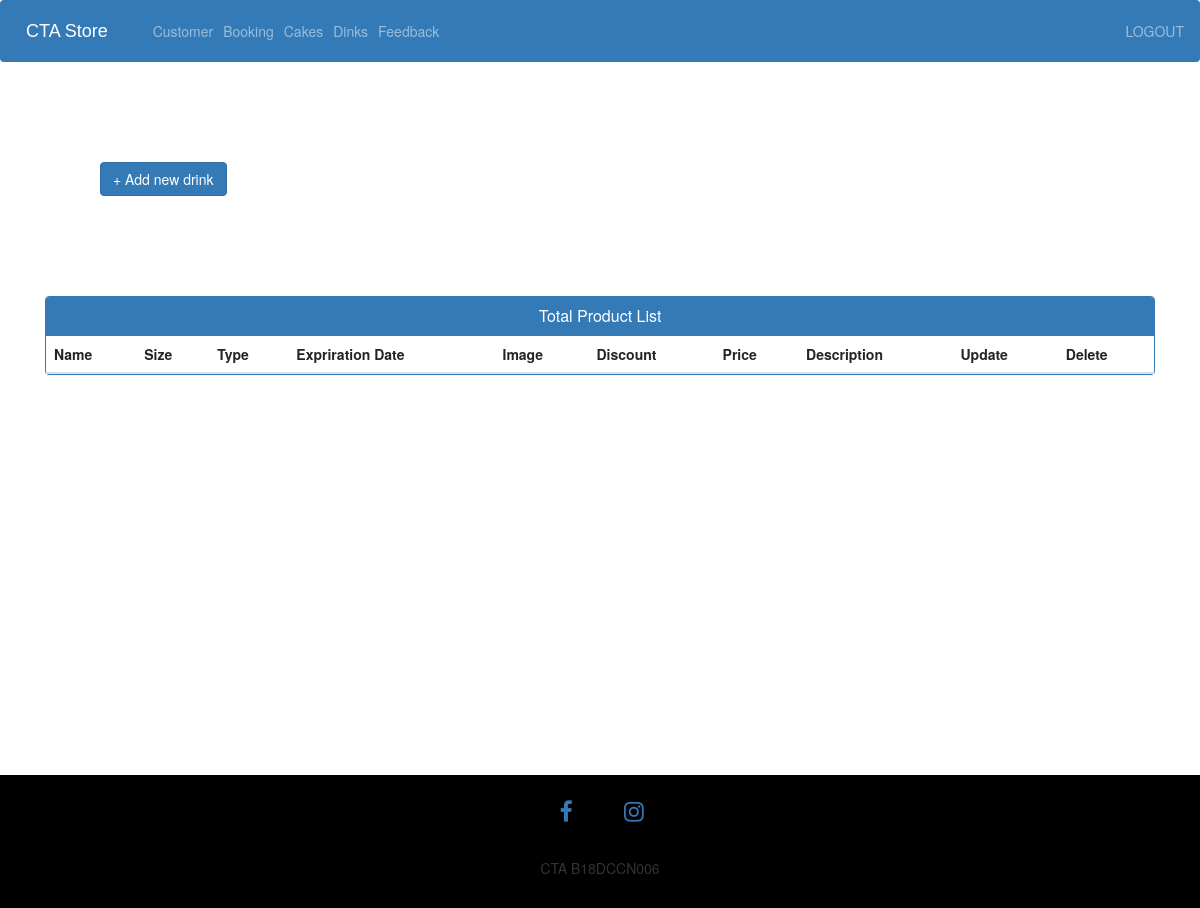
/admin-drinks (signed in), run on an earlier commit of the app's database.
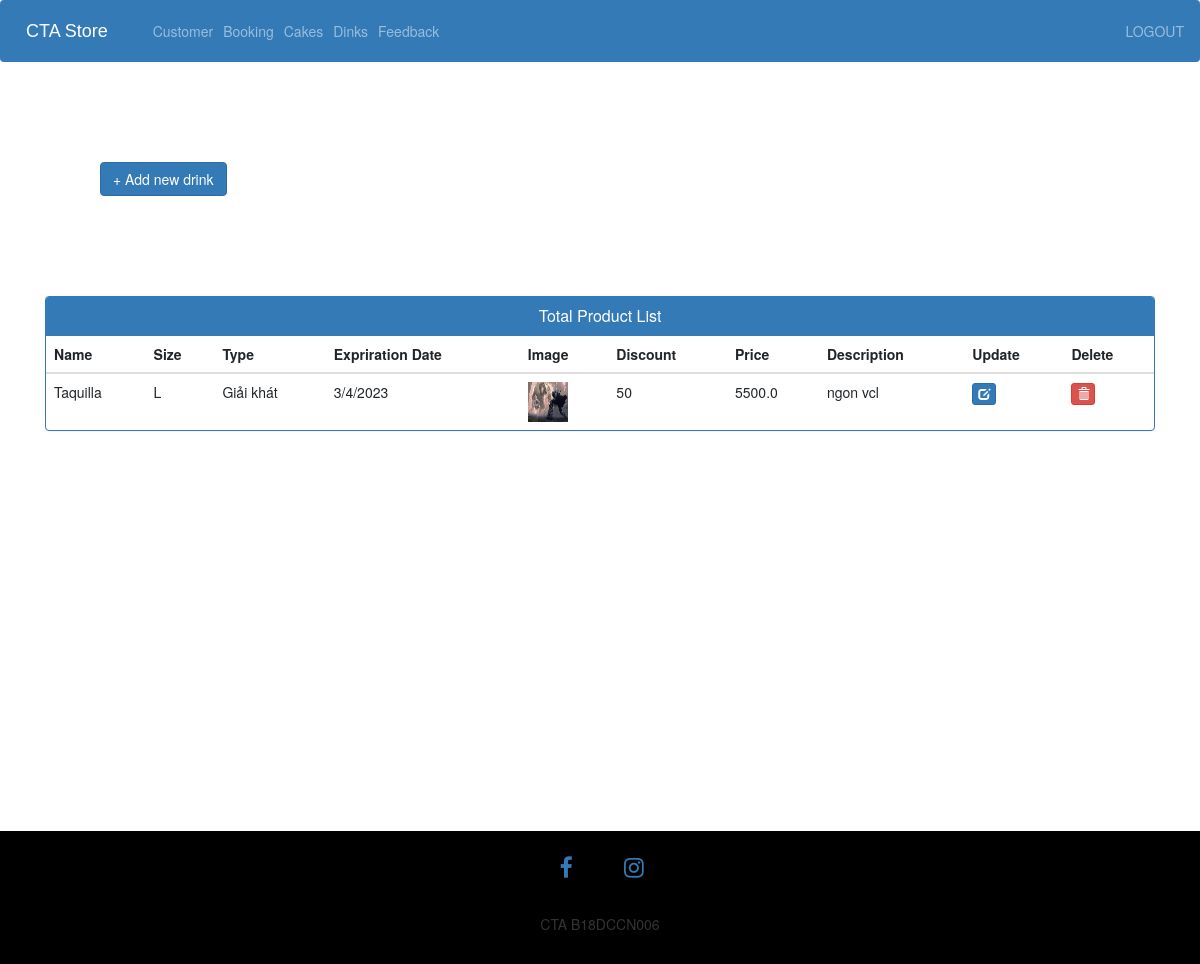
And on a later commit of the database.
### ecom/models.py (models this page shows, shortened)
class Drinkitem(models.Model):
    product_image= models.ImageField(upload_to='product_image/',null=True,blank=True)
    drink = models.ForeignKey('Drink', on_delete=models.CASCADE,null=True)
    discount=models.PositiveIntegerField()
    price=models.FloatField()
    description=models.CharField(max_length=40)

class Drink(models.Model):
    name=models.CharField(max_length=40)
    SIZE =(
        ('L','L'),
        ('M','M'),
        ('XL','XL'),
    )
    size = models.CharField(max_length=200, null = True, choices = SIZE)
    TYPE =(
        ('Giải khát','Giải khát'),
        ('Nước ngọt','Nước ngọt'),
        ('Trà sữa','Trà sữa'),
    )
    type = models.CharField(max_length=200, null = True, choices = TYPE)
    expiry = models.CharField(max_length=40, null = True)

### ecom/views.py (the view)
# urls.py: path('admin-drinks', views.admin_drinks_view,name='admin-drinks'),
@login_required(login_url='adminlogin')
def admin_drinks_view(request):
    drinkitem = models.Drinkitem.objects.all()
    context = {'products' : drinkitem}
    return render(request,'ecom/admin_drinks.html', context)

### templates/ecom/admin_drinks.html (shortened to what this page needs)
{% extends 'ecom/admin_base.html' %}
{% load static %}
{% block content %}
<head>
  <link href="//netdna.bootstrapcdn.com/bootstrap/3.0.0/css/bootstrap.min.css" rel="stylesheet" id="bootstrap-css">
</head>
<div class="row">
    <a href="/admin-add-drink">
      <button class="btn btn-primary" type="submit">+ Add new drink</button>
    </a>
</div>
<div class="container">
  <div class="panel panel-primary">
    <div class="panel-heading">
      <h6 class="panel-title">Total Product List</h6>
    </div>
    <table class="table table-hover" id="dev-table">
      <thead>
        <tr>
          <th>Name</th>
          <th>Size</th>
          <th>Type</th>
          <th>Expriration Date</th>
          <th>Image</th>
          <th>Discount</th>
          <th>Price</th>
          <th>Description</th>
          <th>Update</th>
          <th>Delete</th>
        </tr>
      </thead>
      {% for p in products %}
      {% if p %}
      <tr>
        <td> {{p.drink.name}}</td>
        <td>{{p.drink.size}}</td>
        <td>{{p.drink.type}}</td>
        <td>{{p.drink.expiry}}</td>
        <td><img src="{% static p.product_image.url %}" alt="Profile Pic" height="40px" width="40px" /></td>
        <td>{{p.discount}}</td>
        <td>{{p.price}}</td>
        <td>{{p.description}}</td>
        <td><a class="btn btn-primary btn-xs" href="{% url 'update-drink' p.id  %}"><span class="glyphicon glyphicon-edit"></span></a></td>
        <td><a class="btn btn-danger btn-xs" href="{% url 'delete-drink' p.id  %}"><span class="glyphicon glyphicon-trash"></span></a></td>
      </tr>
      {%else%}
      <br><br><br>
      <h1>no products</h1>
      {% endif %}
      {% endfor %}
    </table>
  </div>
</div>
{% endblock content %}

What changed in the data, as far as the page shows it:
added Drinkitem: drink.name "Taquilla", drink.size "L", drink.type "Giải khát", drink.expiry "3/4/2023", product_image (picture), discount "50", price "5500.0", description "ngon vcl"
